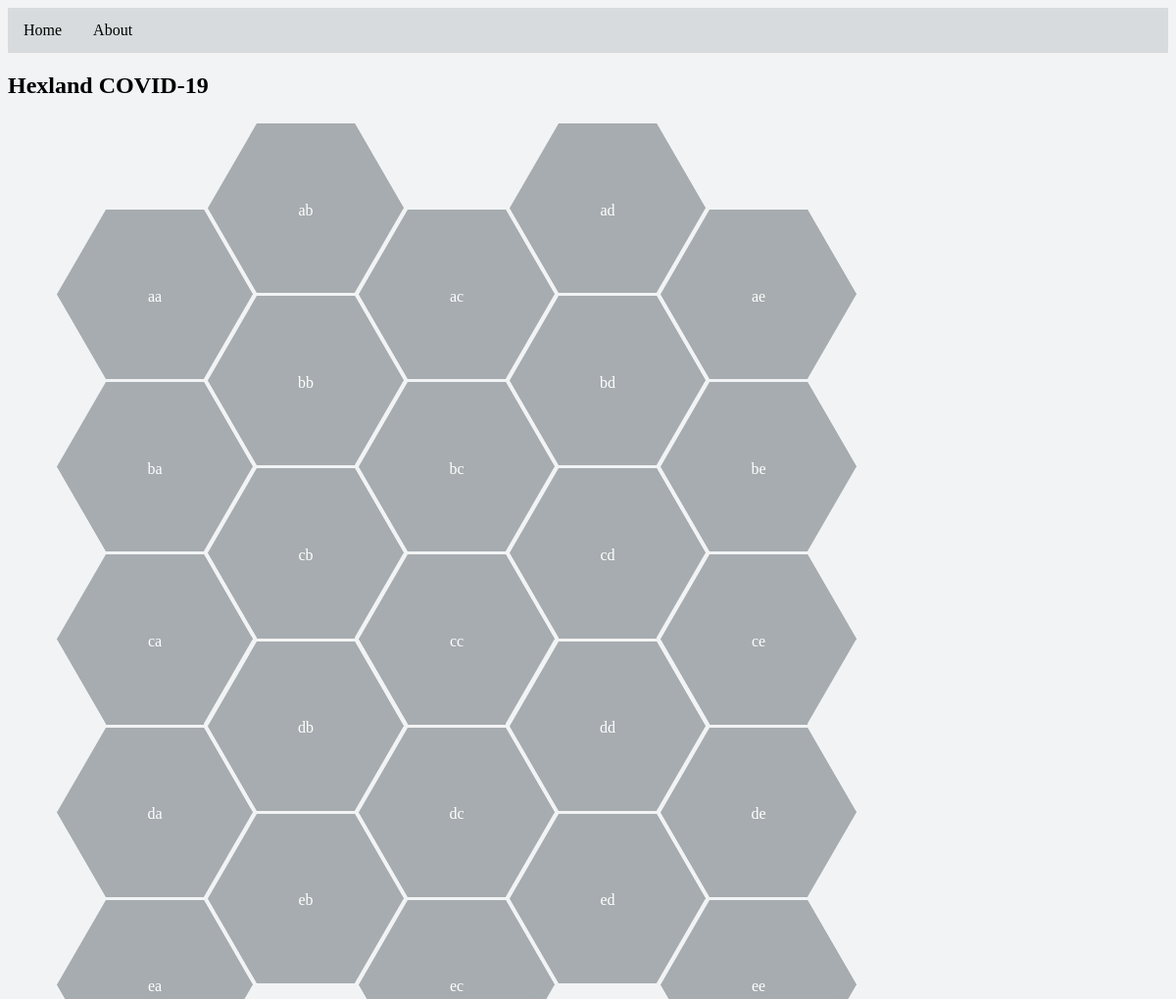
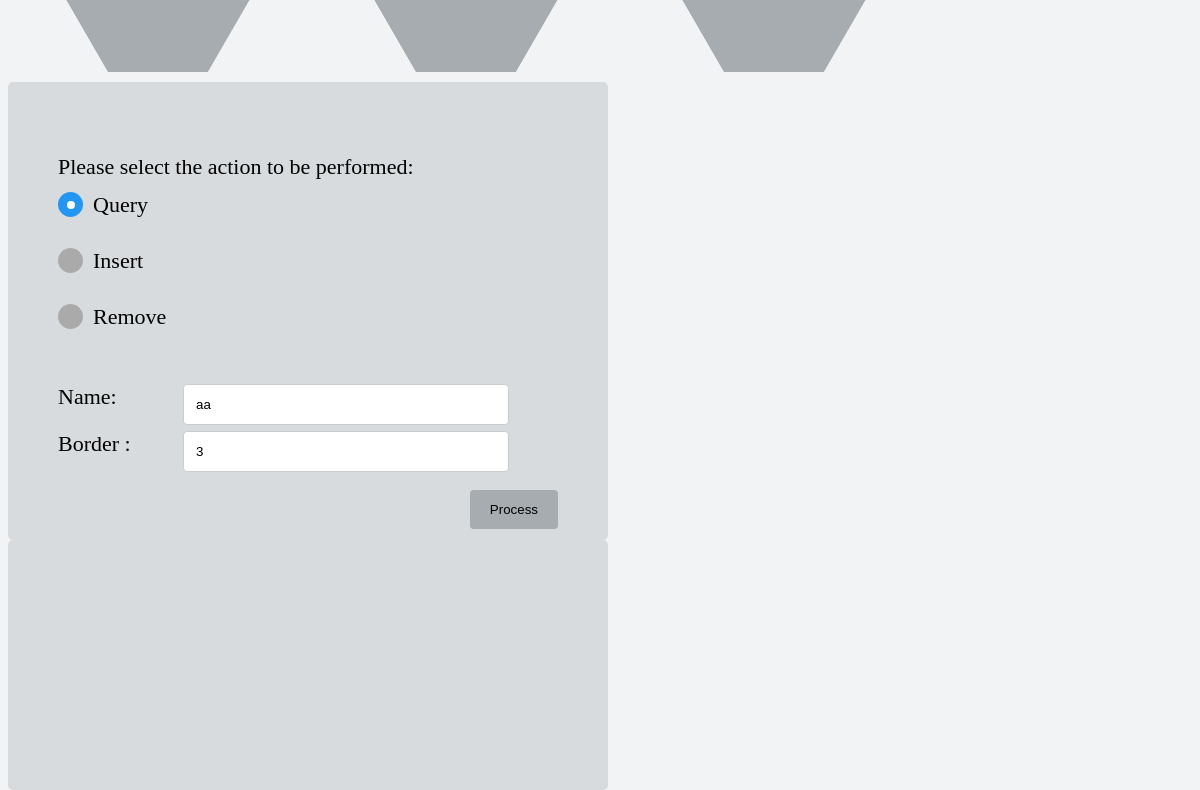
The page / on the database its author committed (2 pictures, top to bottom).
### app/models.py (models this page shows, shortened)
class Hexlandcell(models.Model):
	row = models.IntegerField()
	col = models.IntegerField()
	name = models.CharField(max_length=40)
	is_affected = models.BooleanField(default=False)

### app/views.py (the view, shortened to what this page needs)
# urls.py: 2. Add a URL to urlpatterns:  path('', views.home, name='home')
def home(request):
	message=""
	dict_to_pass = {}
	dict_to_pass['rows']=5
	dict_to_pass['cols']=cols
	dict_to_pass['message'] = message
	print(message)
	grid = [ [[] for j in range(cols)] for i in range(rows)]
	for entry in Hexlandcell.objects.all():
		grid[entry.row][entry.col] = {"name":entry.name, "is_affected":entry.is_affected}
	dict_to_pass['grid'] = grid
	return render(request, 'home.html', dict_to_pass)#, {'boards': boards})

### templates/home.html (shortened to what this page needs)
<!doctype html>
<html>
  <head>
	{% load static %}
	<link rel="stylesheet" href="{% static 'css/hexagon2.css' %}" />
  </head>
  <body style="background-color: #F2F3F4">
  <ul class="navbar">
  <li><a href="https://storymirror.com/" target="_blank">Home</a></li>
  <li><a href="https://storymirror.com/about-us" target="_blank">About</a></li>
  </ul>
  <h2>Hexland COVID-19</h2>
	<div>
		<div class="hexagrid">
			{% for i in grid %}
				<div class="hexrow">
				{% for j in i %}
					{% if j.is_affected %}
						<div style="background-color: red">
							<span>{{j.name}}</span>
							<div></div>
							<div></div>
						</div>
					{% else %}
						<div style="background-color: #A6ACAF">
							<span>{{j.name}}</span>
							<div></div>
							<div></div>
						</div>
					{% endif %}
				{% endfor %}
			</div>
			{% endfor %}
		</div>
		<div class="form_text">
			<div class="form">
				<form method="post" action="{%url 'home' %}">{% csrf_token %}
				  <p class="formhead">Please select the action to be performed:</p>
				  <br>
				  <label class="container">Query
				  <span class="checkmark"></span>
				  </label><br>
				  <label class="container">Insert
				  <span class="checkmark"></span>
				  </label><br>
				  <label class="container">Remove
				  <span class="checkmark"></span>
				  </label><br>
				  <br>
				  <div class="row">
				  	<div class="col-25">
				  		<label class="formhead" for="name">Name:</label><br>
				  	</div>
				  	<div class="col-75">
				  		<input type="text" id="name" name="name" value="aa"><br>
				  	</div>
				  </div>
				  <div class="row">
					  <div class="col-25">
					  	<label class="formhead" for="border">Border :</label><br>
					  </div>
					  <div class="col-75">
				  		<input type="number" id="border" name="border" value=3><br>
				  	</div>
				  </div>
				  	<br>
				  <input type="submit" value="Process">
				</form>
			</div>
			<div class="message">
			</div>
		</div>
	</div>
  </body>
</html>

### static/css/hexagon2.css (style rules this page uses)
.hexrow { white-space: nowrap; margin: 0 25px 3px; }
.hexrow > div { width: 100px; height: 173.2px; margin: 0 25px; position: relative; background-position: -50px 0; background-repeat: no-repeat; color: #ffffff; text-align: center; line-height: 173.2px; display: inline-block; }
.hexrow > div:nth-child(odd) { top: 43.3px; }
.hexrow > div:nth-child(even) { top: -44.8px; }
.hexrow > div > div:first-of-type { position: absolute; width: 100%; height: 100%; top: 0; left: 0; z-index: -1; overflow: hidden; background-color: inherit; -ms-transform:rotate(60deg); -moz-transform:rotate(60deg); -webkit-transform:rotate(60deg); -o-transform:rotate(60deg); transform:rotate(60deg); }
.hexrow > div > div:first-of-type:before { content: ''; position: absolute; width: 200px; height: 100%; background-color: inherit; background-position: top left; background-repeat: no-repeat; bottom: 0; left: 0; z-index: 1; -ms-transform:rotate(-60deg) translate(-150px, 0); -moz-transform:rotate(-60deg) translate(-150px, 0); -webkit-transform:rotate(-60deg) translate(-150px, 0); -o-transform:rotate(-60deg) translate(-150px, 0); transform:rotate(-60deg) translate(-150px, 0); -ms-transform-origin: 0 0; -webkit-transform-origin: 0 0; -moz-transform-origin: 0 0; -o-transform-origin: 0 0; transform-origin: 0 0; }
.hexrow > div > div:last-of-type { content: ''; position: absolute; width: 100%; height: 100%; top: 0; left: 0; z-index: -2; overflow: hidden; background-color: inherit; -ms-transform:rotate(-60deg); -moz-transform:rotate(-60deg); -webkit-transform:rotate(-60deg); -o-transform:rotate(-60deg); transform:rotate(-60deg); }
.hexrow > div > div:last-of-type:before { content: ''; position: absolute; width: 200px; height: 100%; background-position: top left; background-repeat: no-repeat; bottom: 0; left: 0; z-index: 1; -ms-transform:rotate(60deg) translate(100px, 86.6px); -moz-transform:rotate(60deg) translate(100px, 86.6px); -webkit-transform:rotate(60deg) translate(100px, 86.6px); -o-transform:rotate(60deg) translate(100px, 86.6px); transform:rotate(60deg) translate(100px, 86.6px); -ms-transform-origin: 100% 0; -webkit-transform-origin: 100% 0; -moz-transform-origin: 100% 0; -o-transform-origin: 100% 0; transform-origin: 100% 0; }
.hexrow > div > span { display: inline-block; margin: 0 -30px; line-height: 1.1; vertical-align: middle; white-space: normal; }
.hexagrid { width: 820px; float: left; padding: 50px; border-radius: 5px; }
.form_text { float: left; }
.form { width: 500px; padding: 50px; border-radius: 5px; background-color: #D7DBDD; }
.message { width: 500px; height:150px; padding: 50px; border-radius: 5px; background-color: #D7DBDD; }
.col-25 { float: left; width: 25%; margin-top: 6px; }
.col-75 { float: left; width: 60%; margin-top: 6px; }
.row:after { content: ""; display: table; clear: both; }
input[type=text], select, textarea { width: 100%; padding: 12px; border: 1px solid #ccc; border-radius: 4px; resize: vertical; }
input[type=number], select, textarea { width: 100%; padding: 12px; border: 1px solid #ccc; border-radius: 4px; resize: vertical; }
.formhead { padding-left: 0px; margin-bottom: 12px; cursor: pointer; font-size: 22px; display: inline-block; }
input[type=submit] { background-color: #A6ACAF; color: black; padding: 12px 20px; border: none; border-radius: 4px; cursor: pointer; float: right; }
.container { display: block; position: relative; padding-left: 35px; margin-bottom: 12px; cursor: pointer; font-size: 22px; -webkit-user-select: none; -moz-user-select: none; -ms-user-select: none; user-select: none; }
.checkmark { position: absolute; top: 0; left: 0; height: 25px; width: 25px; background-color: #aaa; border-radius: 50%; }
.container input:checked ~ .checkmark { background-color: #2196F3; }
.checkmark:after { content: ""; position: absolute; display: none; }
.container input:checked ~ .checkmark:after { display: block; }
.container .checkmark:after { top: 9px; left: 9px; width: 8px; height: 8px; border-radius: 50%; background: white; }
ul.navbar { list-style-type: none; margin: 0; padding: 0; overflow: hidden; background-color: #D7DBDD; }
li { float: left; }
li a { display: block; color: black; text-align: center; padding: 14px 16px; text-decoration: none; }

### rows shown on the page
Hexlandcell: name "aa"
Hexlandcell: name "ab"
Hexlandcell: name "ac"
Hexlandcell: name "ad"
Hexlandcell: name "ae"
Hexlandcell: name "ba"
Hexlandcell: name "bb"
Hexlandcell: name "bc"
Hexlandcell: name "bd"
Hexlandcell: name "be"
Hexlandcell: name "ca"
Hexlandcell: name "cb"
Hexlandcell: name "cc"
Hexlandcell: name "cd"
Hexlandcell: name "ce"
Hexlandcell: name "da"
Hexlandcell: name "db"
Hexlandcell: name "dc"
Hexlandcell: name "dd"
Hexlandcell: name "de"
Hexlandcell: name "ea"
Hexlandcell: name "eb"
Hexlandcell: name "ec"
Hexlandcell: name "ed"
Hexlandcell: name "ee"
